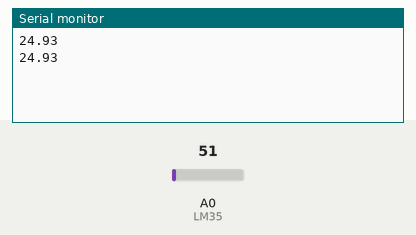
Bench run of a sketch on a simulated Arduino Uno, built with avr-gcc and run on an emulated ATmega328P. Shown: the last lines printed to the serial monitor. The inputs (shaded band) are chosen by the test bench; at power-on: A0 (LM35) = 51.

Above: at 2.3 s.
2.4 s: A0 (LM35) set to 61
At 3.5 s:
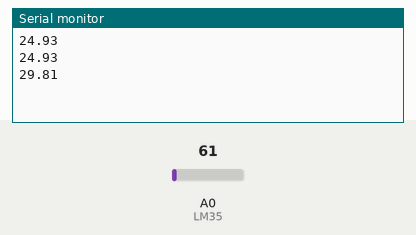
4.5 s: A0 (LM35) set to 71
At 5.7 s:
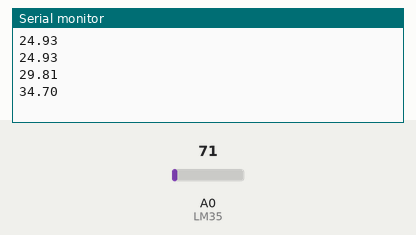
Timing chart, 0 to 7.5 s (numbered marks = the images above; inputs shaded):
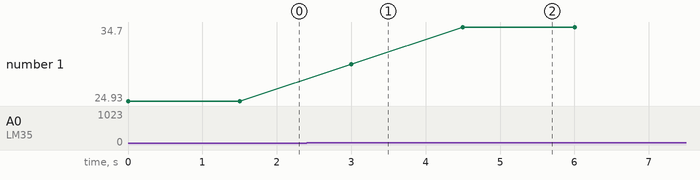

The sketch:

temperature_sensor.ino
```cpp
#define LM35 A0
//int val;
//int tempPin = 0;

void setup()
{
Serial.begin(9600);
}
void loop()
{
float val = analogRead(LM35);
//float mv = ( val/1024.0)*5000;
//float cel = mv/10;
//float farh = (cel*9)/5 + 32;
float temp = (val * 500)/1023;

//Serial.print("TEMPRATURE = ");
Serial.print(temp); //celcius
//Serial.print("*C");
Serial.println();
delay(1500);

/* uncomment this to get temperature in farenhite
Serial.print("TEMPRATURE = ");
Serial.print(farh);
Serial.print("*F");
Serial.println();


*/
}
```

Measured:
- after the input at 2.4 s, the serial monitor: prints a new line after 0.60 s (image 1)
- after the input at 4.5 s, the serial monitor: prints a new line at once (image 2)
- plotted number 1: 24.93 → 29.81 after the input at 2.4 s, 29.81 → 34.7 after the input at 4.5 s
